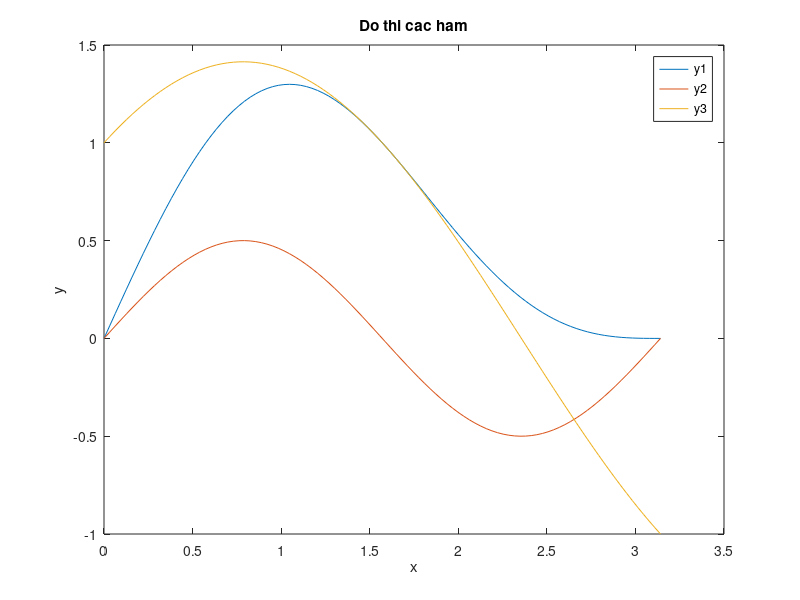

Write MATLAB code to recreate this figure.
x = linspace(0,pi);
y1 = sin(x)+cos(x).*sin(x);
y2 = cos(x).*sin(x);
y3 = cos(x)+sin(x);
plot(x,y1);
hold on
plot(x,y2);
hold on
plot(x,y3);
xlabel('x');
ylabel('y');
title('Do thi cac ham');
legend('y1','y2','y3');